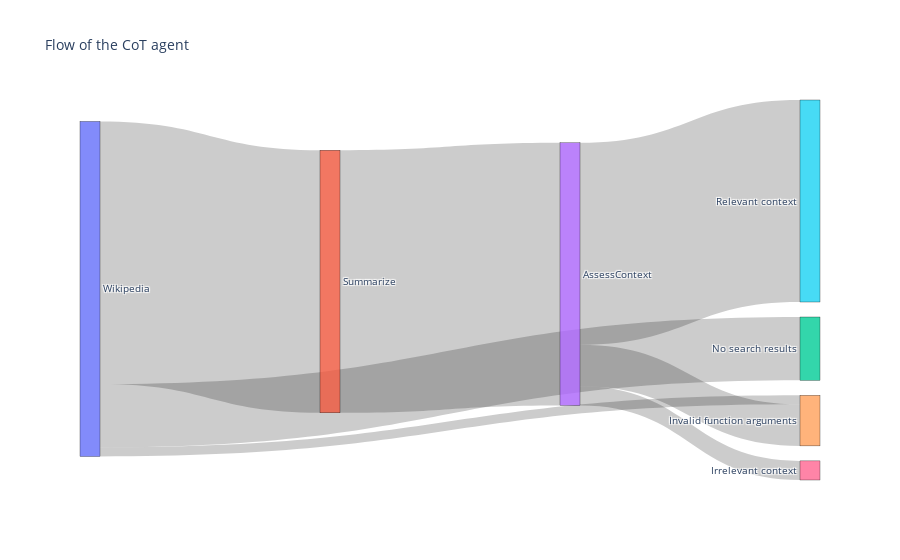

Here is the notebook cell this chart was saved with:
### Code cell
import plotly.graph_objects as go
# Adjusted data for the Sankey diagram to reflect the updated flow
labels = ["Wikipedia", "Summarize", "No search results","AssessContext", "Invalid function arguments",  "Relevant context", "Irrelevant context"]

# Updating sources and targets to reflect the new flow
source = [0, 0, 0, 1, 3, 3,  3]  # Wikipedia to outputs and AssessContext
target = [1, 4, 2, 3, 4, 5,  6]  # Outputs and Invalid/No Result

# Values - Assuming that the sum of outputs from Wikipedia is 1
value = [
    78.4,  # Wikipedia to AssessContext ('not_none_output')
    2.7,  
    18.9,  
    78.4,  # Wikipedia to Invalid/No Result (remainder for 'valid_json')
    12.4,  # AssessContext to 'valid_function_args'
    60.3,  # AssessContext to 'valid_indicator'
    5.7,  # AssessContext to 'valid_json'
]

# Creating the updated Sankey diagram
fig = go.Figure(data=[go.Sankey(
    node=dict(
      pad=15,
      thickness=20,
      line=dict(color="black", width=0.3),
      label=labels,
    ),
    link=dict(
      source=source,
      target=target,
      value=value
    ))])

fig.update_layout(title_text="Flow of the CoT agent", font_size=10)
fig.show()

### Figure 1 — Plotly figure (JSON) as saved in the notebook; plotly's stock layout.template omitted (floating-point values rounded to 4 significant figures)
{"data": [{"link": {"source": [0, 0, 0, 1, 3, 3, 3], "target": [1, 4, 2, 3, 4, 5, 6], "value": [78.4, 2.7, 18.9, 78.4, 12.4, 60.3, 5.7]}, "node": {"label": ["Wikipedia", "Summarize", "No search results", "AssessContext", "Invalid function arguments", "Relevant context", "Irrelevant context"], "line": {"color": "black", "width": 0.3}, "pad": 15, "thickness": 20}, "type": "sankey"}], "layout": {"font": {"size": 10}, "title": {"text": "Flow of the CoT agent"}}}
